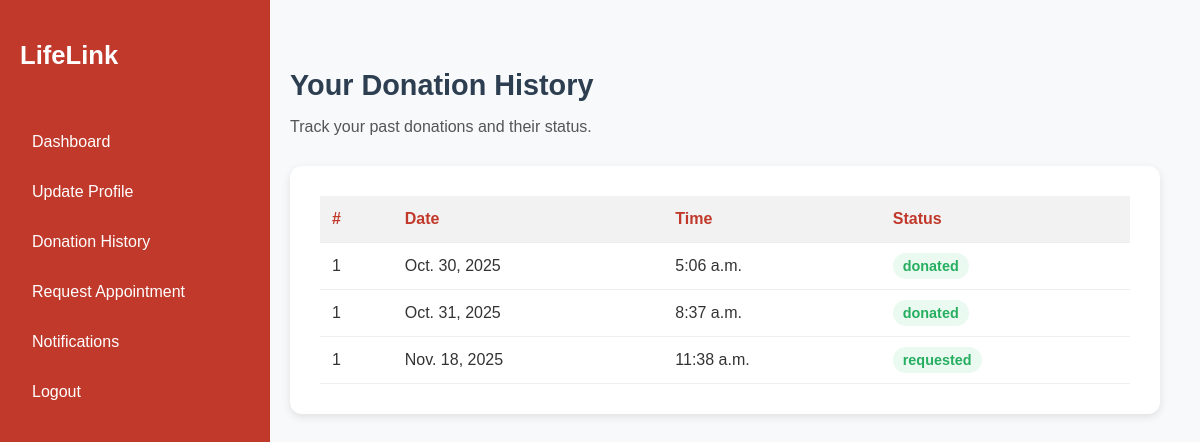
Page /donation_history/ (signed in) on the earlier database version.
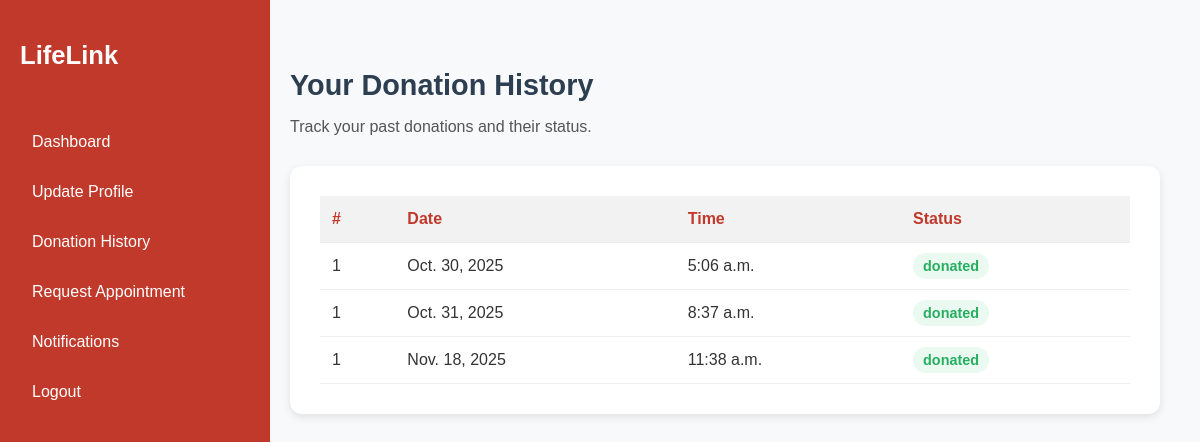
Same page on the later database version.
### Blood_Bank/models.py (models this page shows, shortened)
class Donation_Request(models.Model):
    donor = models.ForeignKey(Donor,on_delete=models.CASCADE)
    preferred_date = models.DateField(null=True,blank=True)
    preferred_time = models.TimeField(null=True,blank=True)
    appointment_date = models.DateField(null=True, blank=True)
    appointment_time = models.TimeField(null=True, blank=True)
    STATUS_CHOICES = (
        ('requested', 'Requested'),
        ('approved', 'Approved'),
        ('rejected', 'Rejected'),
        ('donated','Donated')
    )
    status = models.CharField(max_length=10, choices=STATUS_CHOICES, default='requested')

### Blood_Bank/views.py (the view)
# urls.py: path('donation_history/',views.donation_history,name='donation_history'),
def donation_history(request):
    profile = request.user.profile
    donor = Donor.objects.get(profile=profile)
    donation = Donation_Request.objects.filter(donor = donor)
    return render(request, 'donor_dashboard/donation_history.html', {
        'profile': profile,
        'donor': donor,
        'donation':donation
    })

### Blood_Bank/templates/donor_dashboard/donation_history.html (shortened to what this page needs)
{% load static %}
<!DOCTYPE html>
<html lang="en">
<head>
  <link rel="stylesheet" href="{% static 'css/donor_dashboard/donation_history.css' %}">
</head>
<body>
  <div class="container">
    <aside class="sidebar">
      <h2>LifeLink</h2>
      <ul>
        <li><a href="{% url 'donordashboard'  %}">Dashboard</a></li>
        <li><a href="{% url 'update_donor' donor.id %}">Update Profile</a></li>
        <li><a href="{% url 'donation_history' %}">Donation History</a></li>
        <li><a href="{% url 'request_appointment' %}">Request Appointment</a></li>
        <li><a href="{% url 'donor_notification' %}">Notifications</a></li>
        <li><a href="{% url 'home' %}">Logout</a></li>
      </ul>
    </aside>
    <main class="main-content">
      <header>
        <h1>Your Donation History</h1>
        <p>Track your past donations and their status.</p>
      </header>
      <section class="history-card">
        <table>
          <thead>
            <tr>
              <th>#</th>
              <th>Date</th>
              <th>Time</th>
              <th>Status</th>
            </tr>
          </thead>
          <tbody>
            {% for d in donation %}
              <tr>
                <td>1</td>
                <td>{{d.preferred_date}}</td>
                <td>{{d.preferred_time}}</td>
                <td><span class="status success">{{d.status}}</span></td>
              </tr>
            {% endfor %}
          </tbody>
        </table>
      </section>
    </main>
  </div>
</body>
</html>

Differences in the rows shown:
changed Donation_Request "Nov. 18, 2025": status "requested" → "donated"
